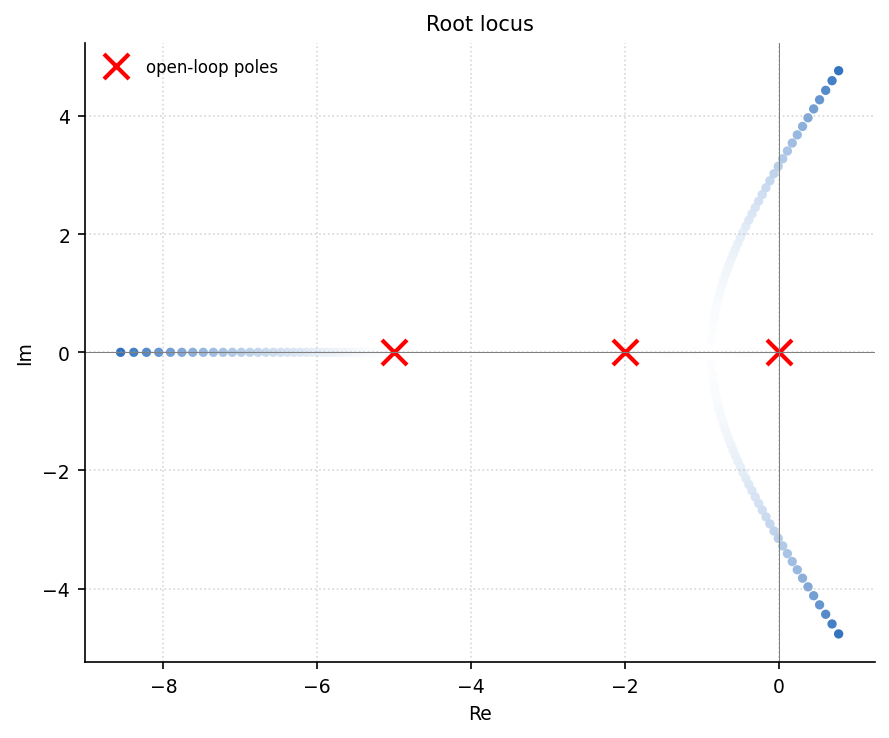

Recreate this plot in Python.
"""root_locus: 根轨迹（K 变化时极点在 s 平面的移动）."""
import sys, os; sys.path.insert(0, os.path.join(os.path.dirname(os.path.abspath(__file__)), '..', '..', '_utils', 'python'))
import numpy as np
import matplotlib.pyplot as plt
from theme import apply_theme
from palette import cycle, sequential

def make_figure(title='Root locus'):
    apply_theme(fig_size=(6, 5))
    poles_OL = np.array([0, -2, -5])
    Ks = np.logspace(-1, 2.3, 80)
    locus = np.zeros((len(Ks), 3), dtype=complex)
    for i, K in enumerate(Ks):
        coefs = np.poly(poles_OL).real
        coefs[-1] += K
        locus[i] = np.roots(coefs)
    cmap = sequential(hue='blue')
    fig, ax = plt.subplots()
    for j in range(3):
        ax.scatter(locus[:, j].real, locus[:, j].imag, c=Ks, cmap=cmap, s=12)
    ax.plot(poles_OL.real, poles_OL.imag, 'x', markersize=12, color='red', markeredgewidth=2, label='open-loop poles')
    ax.axhline(0, color='gray', linewidth=0.5); ax.axvline(0, color='gray', linewidth=0.5)
    ax.set_xlabel('Re'); ax.set_ylabel('Im'); ax.set_title(title)
    ax.legend(); ax.grid(True, linestyle=':', alpha=0.5)
    fig.tight_layout()
    return fig

if __name__ == '__main__':
    fig = make_figure(); fig.savefig(__file__.replace('.py', '.png'), dpi=150)
